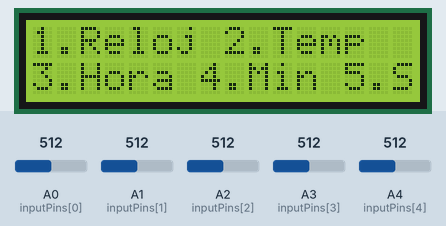
The sketch below on a simulated Arduino Uno, built with avr-gcc and run on an emulated ATmega328P. On the bench: 16×2 character LCD. The test bench sets the inputs (shaded band); at power-on: A0 (inputPins[0]) = 512, A2 (inputPins[2]) = 512, A3 (inputPins[3]) = 512, A1 (inputPins[1]) = 512, A4 (inputPins[4]) = 512.

Above: at 1.2 s.
1.3 s: A0 (inputPins[0]) set to 990
2.8 s: A0 (inputPins[0]) set to 1010
At 4.1 s:
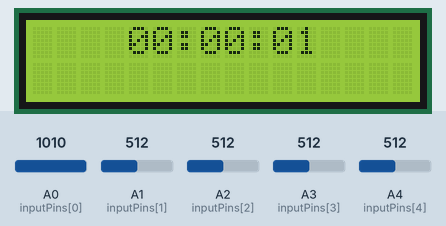
5.8 s: A2 (inputPins[2]) set to 985
8.3 s: A2 (inputPins[2]) set to 1008
At 9.1 s:
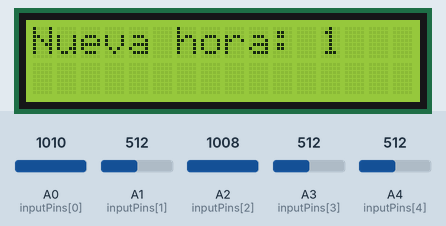
11.3 s: A3 (inputPins[3]) set to 994
13.1 s: A3 (inputPins[3]) set to 1012
At 14.3 s:
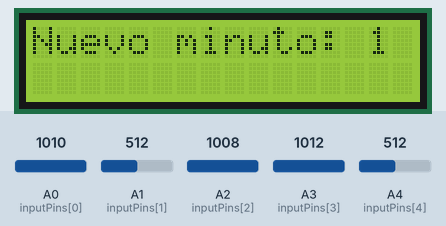
Timing chart, 0 to 16.1 s (numbered marks = the images above; inputs shaded):
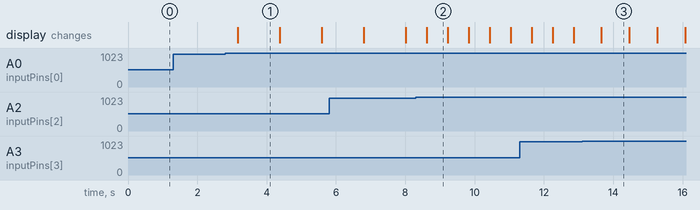

The sketch:

reloj_termometro.ino
```cpp
#include <LiquidCrystal.h>

LiquidCrystal lcd(7, 6, 5, 4, 3, 2);

int horas = 0;
int minutos = 0;
int segundos = 0;
unsigned long tiempoAnterior = 0;
int estado = 0;
int inputPins[] = {A0, A1, A2, A3, A4};

void setup() {
  lcd.begin(16, 2);
}

void loop() {
  for (int i = 0; i < 5; i++) {
    if (analogRead(inputPins[i]) > 1000) {
      delay(200);
      if (i == 0) estado = 1;
      else if (i == 1) estado = 2;
      else if (i == 2) estado = 3;
      else if (i == 3) estado = 4;
      else if (i == 4) estado = 0;
    }
  }

  if (estado == 0) menu();
  else if (estado == 1) reloj();
  else if (estado == 2) termometro();
  else if (estado == 3) cambiarHora();
  else if (estado == 4) cambiarMinuto();
}

void menu() {
  lcd.clear();
  lcd.setCursor(0, 0);
  lcd.print("1.Reloj 2.Temp");
  lcd.setCursor(0, 1);
  lcd.print("3.Hora 4.Min 5.Sal");
  delay(200);
}

void reloj() {
  if (millis() - tiempoAnterior >= 1000) {
    tiempoAnterior = millis();
    segundos++;
    if (segundos == 60) {
      segundos = 0;
      minutos++;
      if (minutos == 60) {
        minutos = 0;
        horas++;
        if (horas == 24) horas = 0;
      }
    }
  }
  lcd.clear();
  lcd.setCursor(4, 0);
  if (horas < 10) lcd.print("0");
  lcd.print(horas);
  lcd.print(":");
  if (minutos < 10) lcd.print("0");
  lcd.print(minutos);
  lcd.print(":");
  if (segundos < 10) lcd.print("0");
  lcd.print(segundos);
  delay(200);
}

void termometro() {
  lcd.clear();
  lcd.setCursor(0, 0);
  lcd.print("Temp: 23C");
  delay(200);
}

void cambiarHora() {
  horas++;
  if (horas == 24) horas = 0;
  lcd.clear();
  lcd.setCursor(0, 0);
  lcd.print("Nueva hora: ");
  lcd.print(horas);
  delay(200);
}

void cambiarMinuto() {
  minutos++;
  if (minutos == 60) minutos = 0;
  lcd.clear();
  lcd.setCursor(0, 0);
  lcd.print("Nuevo minuto: ");
  lcd.print(minutos);
  delay(200);
}
```

Measured:
- the behaviour switches between 1000 and 1001 on A0 (inputPins[0]) (found by bisection; images 0 and 1)
- the behaviour switches between 1000 and 1001 on A2 (inputPins[2]) (found by bisection; images 1 and 2)
- the behaviour switches between 1000 and 1001 on A3 (inputPins[3]) (found by bisection; images 2 and 3)
- after the input at 1.3 s, every drawn part: stays the same
- after the input at 2.8 s, the display: changes after 0.37 s (image 1)
- after the input at 8.3 s, the display: changes after 0.32 s (image 2)
- after the input at 13.1 s, the display: changes after 0.56 s (image 3)
- what the display in image 1 shows lasts 1.2 s, from 3.2 s to 4.4 s
